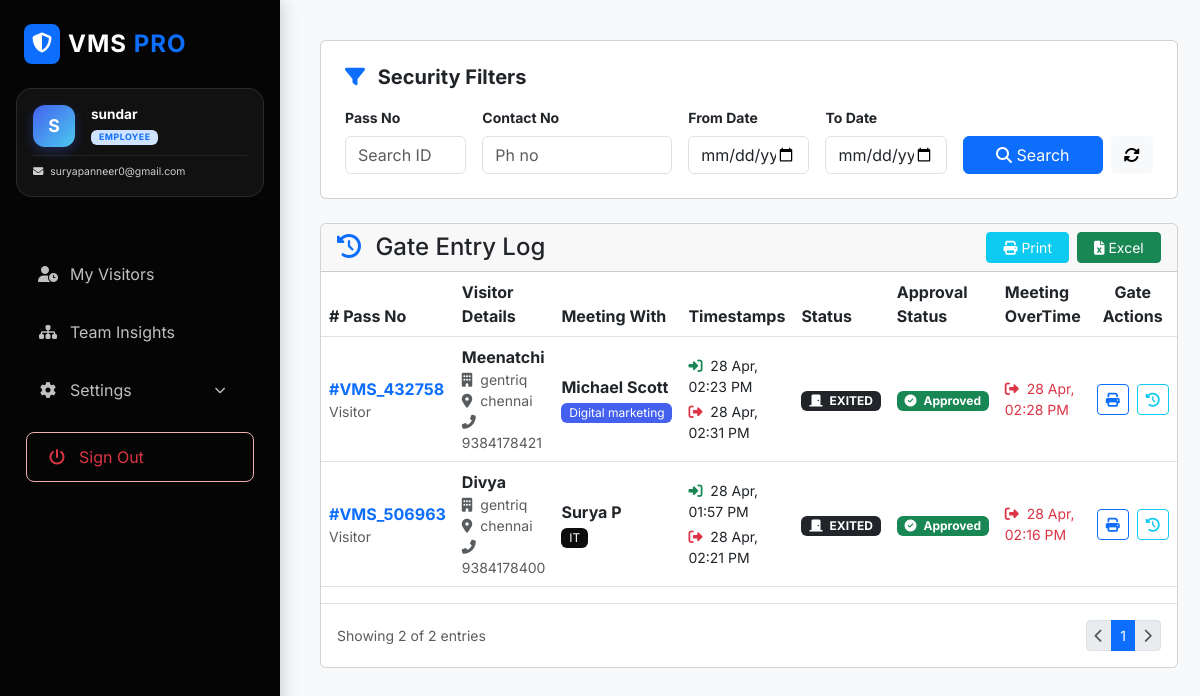
Page /list_visitor.php (signed in) on the committed database.
### tables this page shows
CREATE TABLE `visitor_master` (
  `id` int(11) NOT NULL,
  `pass_no` varchar(50) DEFAULT NULL,
  `img_capture` longtext DEFAULT NULL,
  `person_to_meet` varchar(100) NOT NULL,
  `purpose` varchar(255) NOT NULL,
  `visitor_type` enum('Client','Vendor','Visitor') NOT NULL,
  `company_name` varchar(100) DEFAULT NULL,
  `location` varchar(100) DEFAULT NULL,
  `visitor_name` varchar(100) NOT NULL,
  `contact_no` varchar(15) NOT NULL,
  `email` varchar(100) DEFAULT NULL,
  `devices` text DEFAULT NULL,
  `id_type` varchar(50) DEFAULT NULL,
  `id_upload` varchar(255) DEFAULT NULL,
  `status` enum('Pending','Approved','Rejected') DEFAULT 'Pending',
  `in_time` datetime DEFAULT NULL,
  `out_time` datetime DEFAULT NULL,
  `created_at` timestamp NOT NULL DEFAULT current_timestamp(),
  `vehicle_type` varchar(50) DEFAULT NULL,
  `vehicle_number` varchar(50) DEFAULT NULL,
  `employee_id` int(11) DEFAULT NULL,
  `mobile_count` int(11) DEFAULT NULL,
  `charger_count` int(11) DEFAULT NULL,
  `disc_count` int(11) DEFAULT NULL,
  `laptop_count` int(11) DEFAULT NULL,
  `approval_status` tinyint(4) DEFAULT 0 COMMENT '0=Pending, 1=Approved, 2=Rejected,\r\n3= Schedule',
  `meeting_out_time` datetime DEFAULT NULL
);

CREATE TABLE `users` (
  `id` int(11) NOT NULL,
  `full_name` varchar(100) NOT NULL,
  `email` varchar(150) NOT NULL,
  `password` varchar(255) NOT NULL,
  `contact_no` varchar(20) DEFAULT NULL,
  `designation` varchar(100) DEFAULT NULL,
  `department` varchar(100) DEFAULT NULL,
  `location` varchar(100) DEFAULT NULL,
  `role` varchar(50) DEFAULT 'employee',
  `reporting_manager` varchar(100) DEFAULT NULL,
  `status` enum('Active','Inactive') DEFAULT 'Active',
  `created_at` timestamp NULL DEFAULT current_timestamp()
);

### list_visitor.php (the view, shortened to what this page needs)
<?php include("includes/config.php"); ?>
<?php
$limit = 10;
$page = isset($_GET['page']) ? (int)$_GET['page'] : 1;
$offset = ($page - 1) * $limit;
$pass_no = $_GET['pass_no'] ?? '';
$from_date = $_GET['from_date'] ?? '';
$to_date = $_GET['to_date'] ?? '';
$count_query = "SELECT COUNT(*) FROM visitor_master WHERE 1=1";
$params = [];
$total_stmt = $con->prepare($count_query);
$total_stmt->execute($params);
$total_records = $total_stmt->fetchColumn();
$total_pages = ceil($total_records / $limit);
$query = "SELECT v.*, e.full_name AS emp_name, e.department, d.dept_color
          FROM visitor_master v
          LEFT JOIN users e ON v.employee_id = e.id
          LEFT JOIN departments d ON e.department = d.dept_name
          WHERE 1=1";
$final_params = [];
$query .= " ORDER BY v.id DESC LIMIT $limit OFFSET $offset";
$stmt = $con->prepare($query);
$stmt->execute($final_params);
$visitors = $stmt->fetchAll(PDO::FETCH_ASSOC);
?>
<?php include("includes/header.php"); ?>
<?php include("includes/sidebar.php"); ?>
<div class="content">
    <div class="content-animate">
        <div class="card p-4 mb-4">
            <h5 class="fw-bold mb-3"><i class="fas fa-filter text-primary me-2"></i> Security Filters</h5>
            <form method="GET">
                <div class="row g-3">
                    <div class="col-md-2">
                        <label class="form-label fw-bold small">Pass No</label>
                        <input type="text" name="pass_no" id="filter_pass_no" class="form-control" placeholder="Search ID" value="<?= htmlspecialchars($_GET['pass_no'] ?? '') ?>">
                    </div>
                    <div class="col-md-3">
                        <label class="form-label fw-bold small">Contact No</label>
                        <input type="text" name="contact_no" class="form-control" placeholder="Ph no" value="<?= htmlspecialchars($_GET['contact_no'] ?? '') ?>">
                    </div>
                    <div class="col-md-2">
                        <label class="form-label fw-bold small">From Date</label>
                        <input type="date" name="from_date" class="form-control" value="<?= $_GET['from_date'] ?? '' ?>">
                    </div>
                    <div class="col-md-2">
                        <label class="form-label fw-bold small">To Date</label>
                        <input type="date" name="to_date" class="form-control" value="<?= $_GET['to_date'] ?? '' ?>">
                    </div>
                    <div class="col-md-3 d-flex align-items-end gap-2">
                        <button class="btn btn-primary flex-grow-1" title="Filter Search"><i class="fas fa-search"></i> Search</button>
                        <a href="list_visitor.php" class="btn btn-light" title="Reset Filter"><i class="fas fa-sync-alt"></i></a>
                    </div>
                </div>
            </form>
        </div>
        <div class="card">
            <div class="card-header d-flex justify-content-between align-items-center">
                <h4 class="mb-0"><i class="fas fa-history text-primary me-2"></i> Gate Entry Log</h4>
                <div class="d-flex gap-2">
                    <button class="btn btn-info btn-sm text-white px-3" onclick="getPrint()" title= "Reports print"><i class="fas fa-print"></i> Print</button>
                    <button class="btn btn-success btn-sm px-3" onclick="exportExcel()" title= "Export the Excel File"><i class="fas fa-file-excel"></i> Excel</button>
                </div>
            </div>
            <div class="card-body p-0">
                <div class="table-responsive">
                    <table class="table table-hover align-middle">
                        <thead>
                            <tr>
                                <th># Pass No</th>
                                <th>Visitor Details</th>
                                <th>Meeting With</th>
                                <th>Timestamps</th>
                                <th>Status</th>
                                <th>Approval Status</th>
                                <th>Meeting OverTime</th>
                                <th class="text-center">Gate Actions</th>
                            </tr>
                        </thead>
                        <tbody>
                            <?php foreach($visitors as $row): ?>
                            <tr>
                                <td>
                                    <span class="fw-bold text-primary">#<?= htmlspecialchars($row['pass_no']) ?></span>
                                    <div class="small text-muted"><?= htmlspecialchars($row['visitor_type']) ?></div>
                                </td>
                                <td>
                                    <div class="fw-bold"><?= htmlspecialchars($row['visitor_name']) ?></div>
                                    <div class="small text-muted"><i class="fas fa-building me-1"></i> <?= htmlspecialchars($row['company_name'] ?: 'Independent') ?></div>
                                    <div class="small text-muted"><i class="fas fa-map-marker-alt me-1"></i> <?= htmlspecialchars($row['location'] ?: 'Not Specified') ?></div>
                                    <div class="small text-muted"><i class="fas fa-phone-alt me-1"></i> <?= htmlspecialchars($row['contact_no']) ?></div>
                                </td>
                                <td>
                                    <div class="fw-bold"><?= htmlspecialchars($row['emp_name']) ?></div>
                                    <div class="badge fw-normal" style="background: <?= !empty($row['dept_color']) ? $row['dept_color'] : '#f8f9fa' ?>; color: <?= !empty($row['dept_color']) ? '#fff' : '#212529' ?>;">
                                        <?= htmlspecialchars($row['department']) ?>
                                    </div>
                                </td>
                                <td>
                                    <div class="small">
                                        <i class="fas fa-sign-in-alt text-success me-1"></i>
                                        <?= date("d M, h:i A", strtotime($row['in_time'])) ?>
                                    </div>
                                    <?php if(!empty($row['out_time'])): ?>
                                    <div class="small mt-1">
                                        <i class="fas fa-sign-out-alt text-danger me-1"></i>
                                        <?= date("d M, h:i A", strtotime($row['out_time'])) ?>
                                    </div>
                                    <?php endif; ?>
                                </td>
                                <td>
                                    <?php if($row['approval_status'] == 3): ?>
                                        <span class="badge bg-info"><i class="fas fa-door-closed me-1"></i> OUTSIDE</span>
                                    <?php elseif(empty($row['out_time'])): ?>
                                        <span class="badge bg-success"><i class="fas fa-door-open me-1"></i> INSIDE</span>
                                    <?php else: ?>
                                        <span class="badge bg-dark"><i class="fas fa-door-closed me-1"></i> EXITED</span>
                                    <?php endif; ?>
                                </td>
                                    <td>
                                        <?php if($row['approval_status'] == 0): ?>
                                            <span class="badge bg-warning text-dark">
                                                <i class="fas fa-clock me-1"></i> Pending
                                            </span>
                                        <?php elseif($row['approval_status'] == 1): ?>
                                            <span class="badge bg-success">
                                                <i class="fas fa-check-circle me-1"></i> Approved
                                            </span>
                                        <?php elseif($row['approval_status'] == 2): ?>
                                            <span class="badge bg-danger">
                                                <i class="fas fa-times-circle me-1"></i> Rejected
                                            </span>
                                        <?php endif; ?>
                                    </td>
                                    <td>
                                        <?php if(!empty($row['meeting_out_time'])): ?>
                                            <div class="small text-danger">
                                                <i class="fas fa-sign-out-alt me-1"></i>
                                                <?= date("d M, h:i A", strtotime($row['meeting_out_time'])) ?>
                                            </div>
                                        <?php endif; ?>
                                    </td>
                                <td>
                                    <div class="d-flex gap-2 justify-content-center">
                                        <?php if($row['approval_status'] == 1): ?>
                                            <a href="receipt.php?pass_no=<?= urlencode($row['pass_no']) ?>"
                                            class="btn btn-outline-primary btn-sm"
                                            title="Print Pass">
                                                <i class="fas fa-print"></i>
                                            </a>
                                            <button class="btn btn-outline-info btn-sm viewTimelineBtn"
                                                title="View Meeting History"
                                                data-id="<?= $row['id'] ?>"
                                                data-name="<?= htmlspecialchars($row['visitor_name']) ?>">
                                                <i class="fas fa-history"></i>
                                            </button>
                                        <?php else: ?>
                                            <span class="text-muted">—</span>
                                        <?php endif; ?>
                                    </div>
                                </td>
                            </tr>
                            <?php endforeach; ?>
                        </tbody>
                    </table>
                </div>
            </div>
            <div class="card-footer bg-white border-top d-flex justify-content-between align-items-center py-3">
                <div class="text-muted small">
                    Showing <?= count($visitors) ?> of <?= $total_records ?> entries
                </div>
                <nav>
                    <ul class="pagination pagination-sm mb-0">
                        <li class="page-item <?= ($page <= 1) ? 'disabled' : '' ?>">
                            <a class="page-link" href="?page=<?= $page-1 ?>&pass_no=<?= $pass_no ?>&visitor_name=<?= $visitor_name ?>&from_date=<?= $from_date ?>&to_date=<?= $to_date ?>"><i class="fas fa-chevron-left"></i></a>
                        </li>
                        <?php for($i = 1; $i <= $total_pages; $i++): ?>
                            <li class="page-item <?= ($i == $page) ? 'active' : '' ?>">
                                <a class="page-link" href="?page=<?= $i ?>&pass_no=<?= $pass_no ?>&visitor_name=<?= $visitor_name ?>&from_date=<?= $from_date ?>&to_date=<?= $to_date ?>"><?= $i ?></a>
                            </li>
                        <?php endfor; ?>
                        <li class="page-item <?= ($page >= $total_pages) ? 'disabled' : '' ?>">
                            <a class="page-link" href="?page=<?= $page+1 ?>&pass_no=<?= $pass_no ?>&visitor_name=<?= $visitor_name ?>&from_date=<?= $from_date ?>&to_date=<?= $to_date ?>"><i class="fas fa-chevron-right"></i></a>
                        </li>
                    </ul>
                </nav>
            </div>
        </div>
    </div>
</div>
<?php include("includes/footer.php"); ?>

### assets/css/style.css (style rules this page uses)
:root { --primary-color: #4361ee; --secondary-color: #3f37c9; --bg-color: #f8f9fa; --sidebar-bg: #000000; --card-shadow: 0 10px 30px rgba(0, 0, 0, 0.08); }
body { margin: 0; font-family: 'Inter', system-ui, -apple-system, sans-serif; background-color: var(--bg-color); color: #2d3436; }
.content { margin-left: 280px; padding: 40px; min-height: 100vh; transition: margin-left 0.3s ease; }

### rows in the picture
visitor_master: pass_no "VMS_432758", visitor_type "Visitor", visitor_name "Meenatchi", company_name "gentriq", location "chennai", contact_no "9384178421", users.full_name "Michael Scott", users.department "Digital marketing", in_time "28 Apr, 02:23 PM", out_time "28 Apr, 02:31 PM", approval_status 1 (drawn), meeting_out_time "28 Apr, 02:28 PM"
visitor_master: pass_no "VMS_506963", visitor_type "Visitor", visitor_name "Divya", company_name "gentriq", location "chennai", contact_no "9384178400", users.full_name "Surya P", users.department "IT", in_time "28 Apr, 01:57 PM", out_time "28 Apr, 02:21 PM", approval_status 1 (drawn), meeting_out_time "28 Apr, 02:16 PM"

### other values in the picture
substr($user_name, 0, 1) "S"
$user_name "sundar"
$user_role "EMPLOYEE"
$user_email "suryapanneer0@gmail.com"
count($visitors) "2"
$total_records "2"
